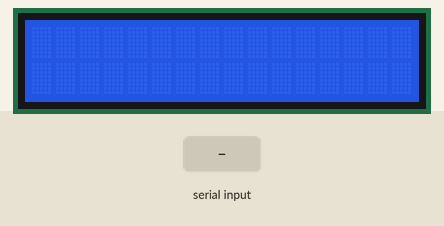
This sketch was run on a simulated Arduino Uno, built with avr-gcc and run on an emulated ATmega328P. On the bench: 16×2 character LCD. Inputs (shaded band) come from the test bench. What the sketch prints to the serial monitor is not drawn.

Above: at 1.2 s.
1.3 s: "1" received over Serial
At 3.5 s:
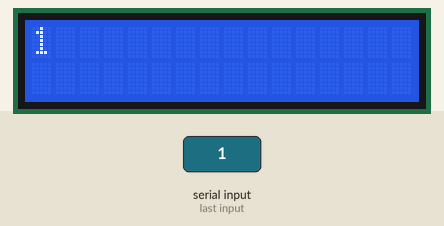
3.8 s: "0" received over Serial
At 5.4 s:
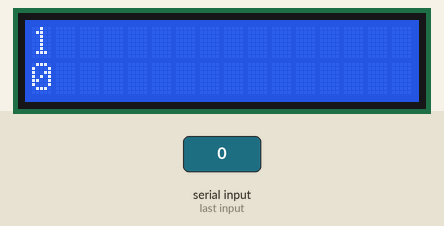
6.3 s: "2" received over Serial
At 8.5 s:
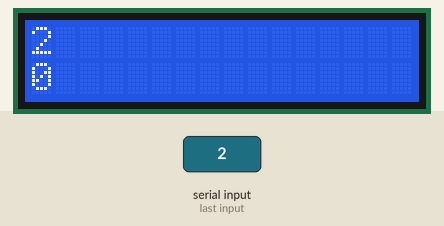
Timing chart, 0 to 10.0 s (numbered marks = the images above; inputs shaded):
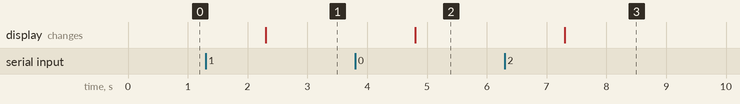

The sketch:

communication_between_arduinos.ino
```cpp
// C++ code
//

#include <LiquidCrystal.h>
LiquidCrystal lcd(7,8,9,10,11,12);
bool abajo = true;

void setup()
{
  Serial.begin(9600);
  lcd.begin(16,2);
}

void loop()
{

  if(Serial.available()>0)
  {

    String dato = Serial.readString();
    Serial.println(dato);

    if(abajo == false)
    {
      lcd.setCursor(0,1);
      lcd.println(dato);
      abajo = true;
    }
    else
    {
      lcd.setCursor(0,0);
        lcd.print(dato);
        abajo = false;

    }
  }
}
```

Measured:
- after the input at 1.3 s, the display: changes after 1.0 s (image 1)
- after the input at 3.8 s, the display: changes after 1.0 s (image 2)
- after the input at 6.3 s, the display: changes after 1.0 s (image 3)
